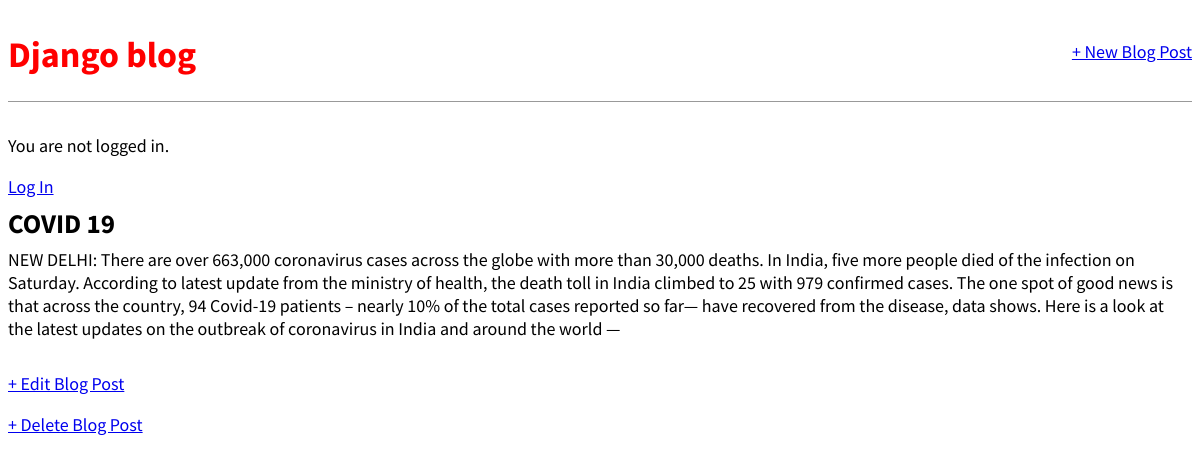
The app's page /post/4/ with its own data.
### blog/models.py (models this page shows, shortened)
class Post(models.Model):
    title = models.CharField(max_length=200)
    author = models.ForeignKey(
        'auth.User',
        on_delete=models.CASCADE,
    )
    body = models.TextField()

### blog/views.py (the view)
# urls.py: path('post/<int:pk>/', BlogDetailView.as_view(), name='post_detail'),
class BlogDetailView(DetailView):
    model = Post
    template_name = 'post_detail.html'

### templates/post_detail.html
{% extends 'base.html' %}
{% block content %}
<div class="post-entry">
  <h2>{{ post.title }}</h2>
  <p>{{ post.body }}</p>
</div>
<p><a href="{% url 'post_edit' post.pk %}">+ Edit Blog Post</a></p>
<p><a href="{% url 'post_delete' post.pk %}">+ Delete Blog Post</a></p>
{% endblock content %}

### static/css/base.css (style rules this page uses)
body { font-family: 'Source Sans Pro', sans-serif; font-size: 18px; }
.post-entry { margin-bottom: 2rem; }
.post-entry h2 { margin: 0.5rem 0; }
.post-entry p { margin: 0; font-weight: 400; }

### records on screen
Post: title "COVID 19", body "NEW DELHI: There are over 663,000 coronavirus cases across the globe with more than 30,000 deaths. In India, five more people died of the infection on Saturday. According to latest update from the ministry of health, the death toll in India climbed to 25 with 979 confirmed cases. The one spot of good news is that across the country, 94 Covid-19 patients – nearly 10% of the total cases reported so far— have recovered from the disease, data shows. Here is a look at the latest updates on the outbreak of coronavirus in India and around the world —"
